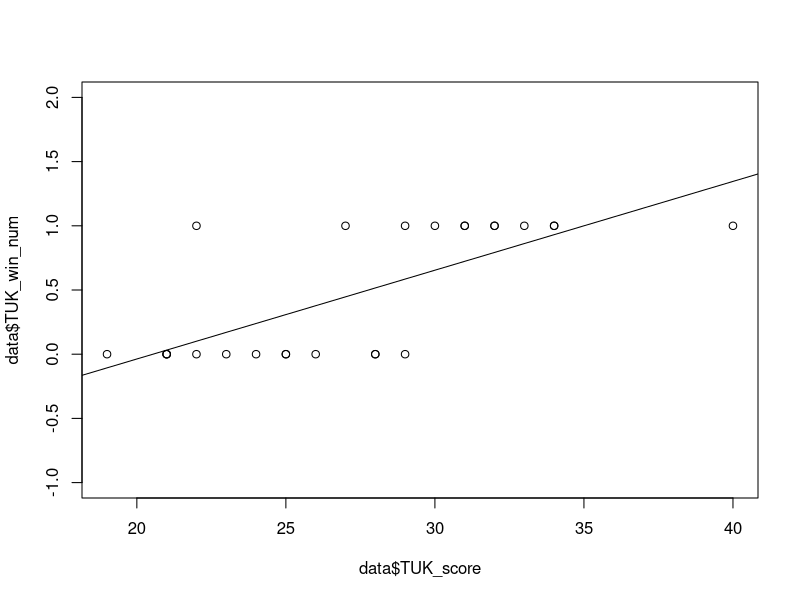
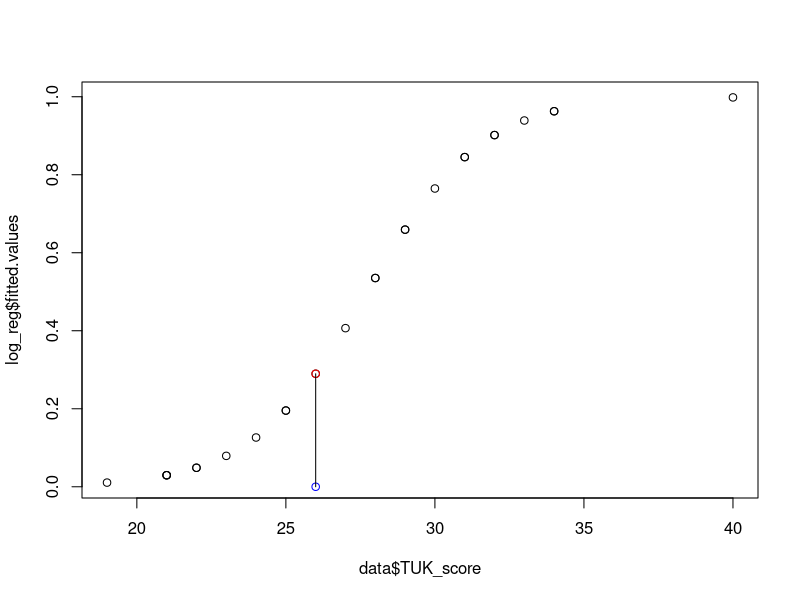

Reproduce these figures in R, in order.
data <- read.delim('TUK_data.csv', sep=';')

#a)
#linear regression model
linear_fit <- lm(data$TUK_win_num~data$TUK_score)
plot(data$TUK_score,data$TUK_win_num, ylim=c(-1,2))

x <- 15:50
lines(x, linear_fit$coefficients[1]+linear_fit$coefficients[2]*x)

#This is not a good choice because the estimated variable is bounded and has an upper limit.
#Linear regression is a good choice for estimating unbounded values.
#here the output is binary and we need a different model than linear regression.

#logistic regression model
log_reg <- glm(data$TUK_win_num~data$TUK_score, family= 'binomial')

plot(data$TUK_score, log_reg$fitted.values)

#estimating function
#Our function calculates the means between winning scores
# and losing scores.then the mean of calculated means is used as threshold
# scores greater than threshold are estimated to have probability 1 of winning.
# we did not use binomial distribution since it would be similar to logistic regression 
# done earlier.
estimate <- function(data,score){
  mean_win <- mean(data$TUK_score[which(data$TUK_win_num == '1')])
  mean_loss <- mean(data$TUK_score[which(data$TUK_win_num == '0')])
  mean <- (mean_win + mean_loss)/2
  if(score > mean){
    victory_probability <- 1
  }
  else{
    victory_probability <- 0
  }
  return(victory_probability)
}


# Score= 26
score <- 26
prob <- estimate(data,score)
#point plotted with blue color
points(score,prob, col='blue')
#predicted with logistic regression
pred <- 1 /(1 + exp(-(log_reg$coefficients[1]+log_reg$coefficients[2]*score)))
points(score,pred, col='red' )
#comparing our function with glm()
segments(score,prob, x1=score,y1=pred)
